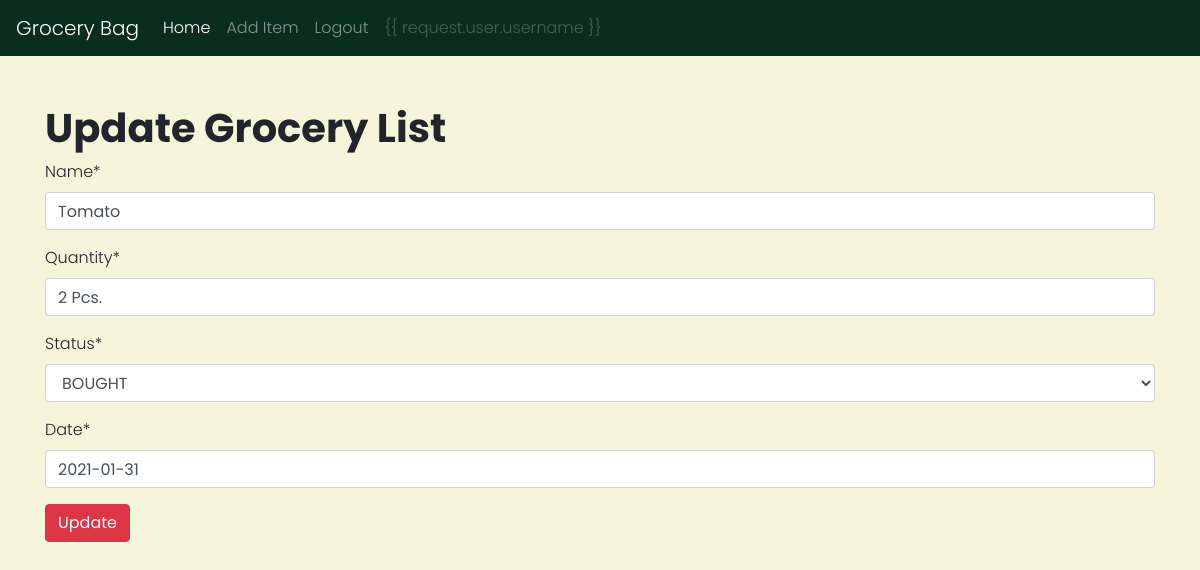
Page /item/1/update (signed in) on the committed database.
### grocery_app/models.py (models this page shows, shortened)
class Item(models.Model):
    owner = models.ForeignKey(
        User, on_delete=models.CASCADE, related_name='item')
    ITEM_STATUS = (
        ('PENDING', 'PENDING'),
        ('BOUGHT', 'BOUGHT'),
        ('NOT_AVAILABLE', 'NOT AVAILABLE')
    )
    name = models.CharField(max_length=150)
    quantity = models.CharField(max_length=150)
    status = models.CharField(
        max_length=15, choices=ITEM_STATUS, default='PENDING')
    date = models.DateField()

### grocery_app/views.py (the view)
# urls.py: path('item/<int:pk>/update', views.UpdateItem.as_view(), name='update'),
class UpdateItem(LoginRequiredMixin, UpdateView):
    model = Item
    template_name = 'grocery_app/update.html'
    fields = ('name', 'quantity', 'status', 'date')
    success_url = reverse_lazy('index')

### grocery_app/templates/grocery_app/update.html (shortened to what this page needs)
{% extends "grocery_app/layout.html" %}
{% load crispy_forms_tags %}
{% load static %}
{% block body %}
<div class="container mt-5">
  <h1>Update Grocery List</h1>
  <form method="POST">
    {{form|crispy}}
    <div class="form-group">
      <input type="submit" value="Update" class="btn btn-danger">
    </div>
  </form>
</div>
{% endblock %}

### grocery_app/static/grocery_app/style.css (style rules this page uses)
body { font-family: 'Poppins', sans-serif; font-weight: 300; background-color: beige; }
h1, h2, h3, h4, h5 { font-family: 'Poppins', sans-serif; font-weight: 700; }

### rows in the picture
Item: name "Tomato", quantity "2 Pcs.", status "BOUGHT", date "2021-01-31"
